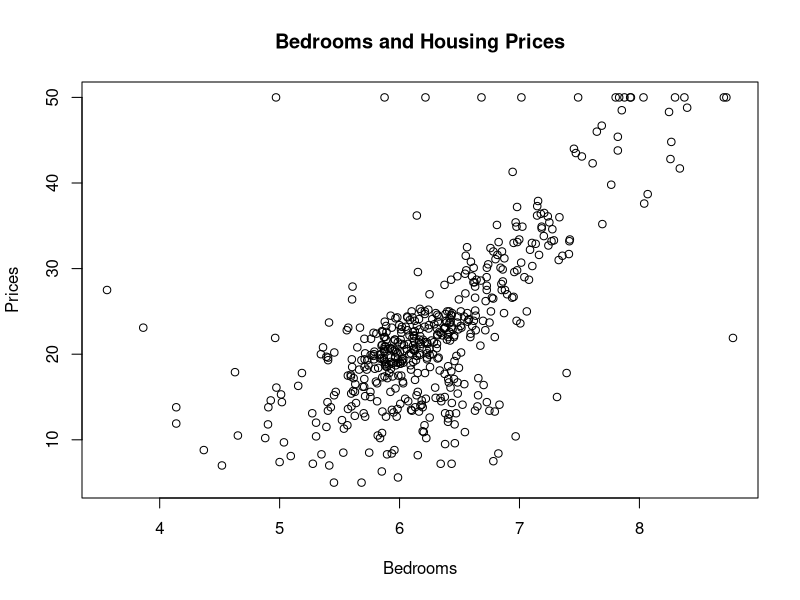
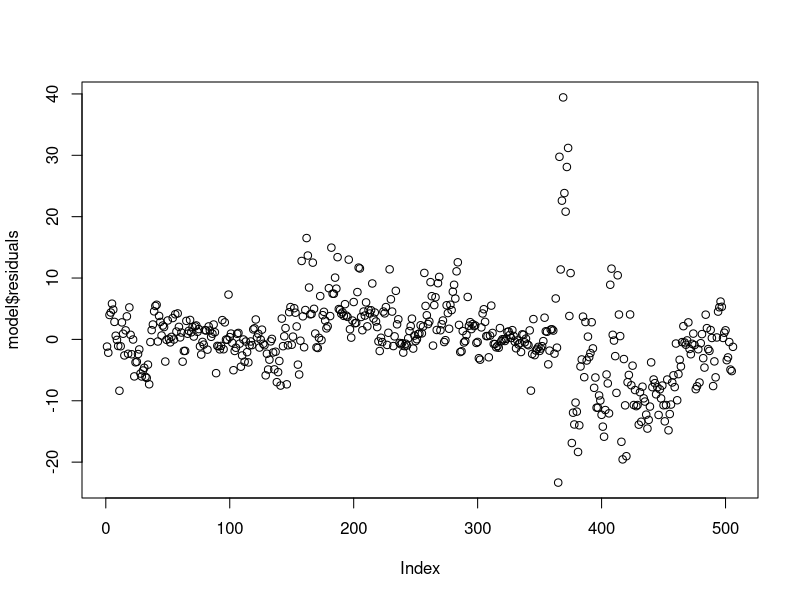
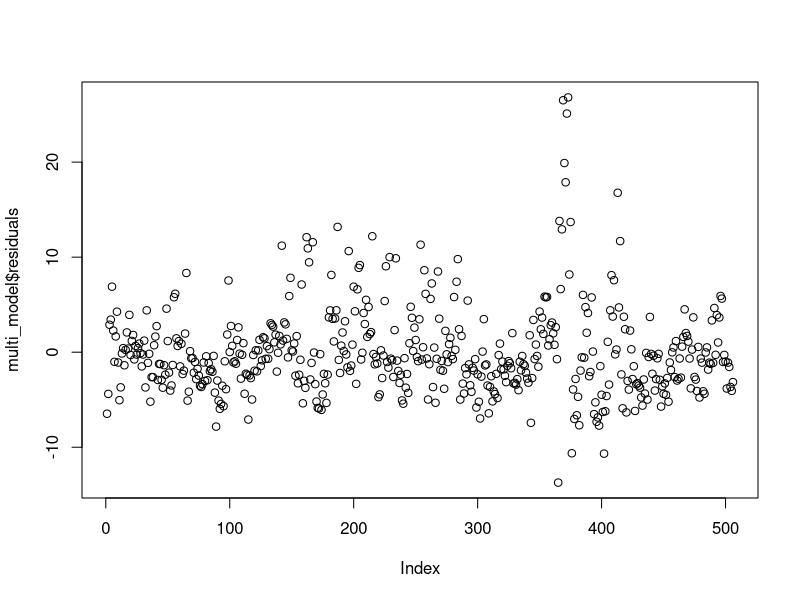

Recreate these plots in R, in order.
## ---- chunk 1
knitr::opts_chunk$set(collapse = TRUE)

## ---- chunk 2
library(mlbench)
data("BostonHousing2")
head(BostonHousing2)

## ---- chunk 3

cor.test(BostonHousing2$rm, BostonHousing2$cmedv)

## ---- chunk 4
# Create Plot
plot(x = BostonHousing2$rm, y = BostonHousing2$cmedv, 
     main = "Bedrooms and Housing Prices", xlab = "Bedrooms", ylab = "Prices")
## ---- chunk 5
# Fit linear model
model = lm(cmedv ~ rm, BostonHousing2)

# Examine model
model
summary(model)
## ---- chunk 6
plot(model$residuals)
## ---- chunk 7
multi_model = lm(cmedv ~ rm + age + dis + tax + crim + ptratio + indus + rad + lstat + b + nox, BostonHousing2)

multi_model
summary(multi_model)
## ---- chunk 8
plot(multi_model$residuals)
